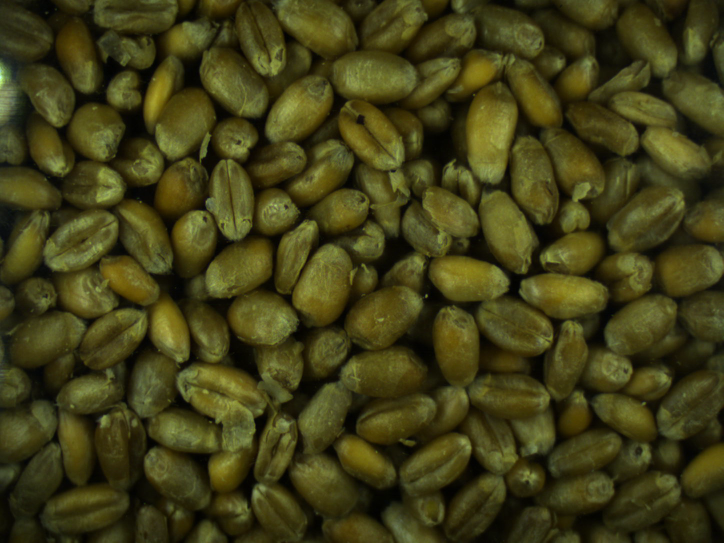
#> input picture image/wheat_image/wheat.png, 1448 x 1086 px (shown at 1/2 size)
$ python run_wheat_pipeline.py   (older library calls are emulated)
#> lines starting #> are read from the running program, lines starting #| are printed output that depends on the picture
import os
import time

import cv2
import numpy as np
from skimage import segmentation

import torch
import torch.nn as nn
import matplotlib.pyplot as plt

import tarfile
import skimage
from sklearn.mixture import GaussianMixture
import warnings
import scipy.ndimage as ndimage
from skimage import measure
import cv2 as cv
from sklearn.mixture import GaussianMixture
import scipy.stats
from skimage.segmentation import active_contour
from skimage.filters import gaussian
warnings.filterwarnings('ignore')
import matplotlib.patches as patchess
from collections import  Counter

class Args(object):
    #input_image_path = 'image/wheat.png'  # image/coral.jpg image/tiger.jpg
    #input_image_path = 'seg_bean_min_8.jpg'


    train_epoch = 2 ** 6
    mod_dim1 = 128  #
    mod_dim2 = 32
    gpu_id = 0

    min_label_num = 8   # if the label number small than it, break loop
    max_label_num = 256  # if the label number small than it, start to show result image.


class MyNet(nn.Module):
    # [18 lines left out: function __init__, not called in this run]


    def forward(self, x):
        return self.seq(x)

# define a funcion that return 8 neighbors of a start point that satisfied the set threshold
# [53 lines left out: functions find_neighbor, region_growing, not called in this run]


def run(input_image_path = 'image/wheat.png'):
#> called with input_image_path = 'image/wheat_image/wheat.png'
    start_time0 = time.time()

    args = Args()
    torch.cuda.manual_seed_all(1943)
#> (this line was passed over: torch is not available in this run)
    np.random.seed(1943)
    os.environ['CUDA_VISIBLE_DEVICES'] = str(args.gpu_id)  # choose GPU:0
    image = cv2.imread(input_image_path)
#> image is the input picture: shape (1086, 1448, 3); mean B, G, R 22.3, 62.2, 64.6

    new_width = int(image.shape[1]/4)
#> new_width = 362
    new_height = int(image.shape[0]/4)
#> new_height = 271
    new_dim = (new_width, new_height)
#> new_dim = (362, 271)

    image = cv2.resize(image, new_dim, interpolation = cv2.INTER_AREA)
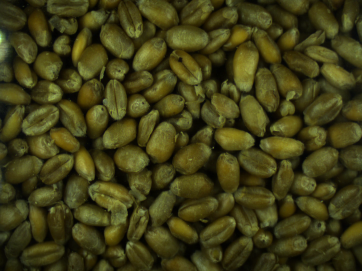
#> image: shape (271, 362, 3); mean B, G, R 22.3, 62.2, 64.6

    '''segmentation ML'''
    seg_map = segmentation.felzenszwalb(image, scale=32, sigma=0.5, min_size=64)
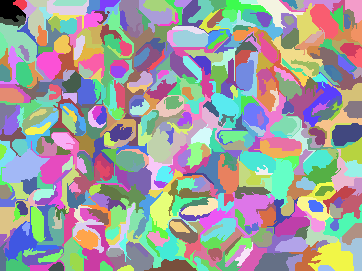
#> seg_map: shape (271, 362) int64; 471 distinct labels, from 0 to 470; one colour per label, 0 black
    # seg_map = segmentation.slic(image, n_segments=10000, compactness=100)
    plt.imshow(seg_map,cmap="gray")
    #cv2.imwrite("superpixel", seg_map)
    seg_map = seg_map.flatten()
    seg_lab = [np.where(seg_map == u_label)[0]
               for u_label in np.unique(seg_map)]
#> seg_lab = 471 items

    '''train init'''
    device = torch.device("cuda" if torch.cuda.is_available() else 'cpu')

    tensor = image.transpose((2, 0, 1))
    tensor = tensor.astype(np.float32) / 255.0
    tensor = tensor[np.newaxis, :, :, :]
    tensor = torch.from_numpy(tensor).to(device)

    model = MyNet(inp_dim=3, mod_dim1=args.mod_dim1, mod_dim2=args.mod_dim2).to(device)
    criterion = torch.nn.CrossEntropyLoss()
    optimizer = torch.optim.SGD(model.parameters(), lr=5e-2, momentum=0.9)
    # optimizer = torch.optim.RMSprop(model.parameters(), lr=1e-1, momentum=0.0)

    image_flatten = image.reshape((-1, 3))
    color_avg = np.random.randint(255, size=(args.max_label_num, 3))
    show = image

    '''train loop'''
    start_time1 = time.time()
    model.train()
    for batch_idx in range(args.train_epoch):
        '''forward'''
        optimizer.zero_grad()
        output = model(tensor)[0]
        output = output.permute(1, 2, 0).view(-1, args.mod_dim2)
        target = torch.argmax(output, 1)
        im_target = target.data.cpu().numpy()

        '''refine'''
        for inds in seg_lab:
            u_labels, hist = np.unique(im_target[inds], return_counts=True)
            im_target[inds] = u_labels[np.argmax(hist)]

        '''backward'''
        target = torch.from_numpy(im_target)
        target = target.to(device)
        loss = criterion(output, target)
        loss.backward()
        optimizer.step()

        '''show image'''
        un_label, lab_inverse = np.unique(im_target, return_inverse=True, )
        if un_label.shape[0] < args.max_label_num:  # update show
            img_flatten = image_flatten.copy()
            if len(color_avg) != un_label.shape[0]:
                color_avg = [np.mean(img_flatten[im_target == label], axis=0, dtype=np.int) for label in un_label]
            for lab_id, color in enumerate(color_avg):
                img_flatten[lab_inverse == lab_id] = color
            show = img_flatten.reshape(image.shape)
        cv2.imshow("seg_pt", show)
        cv2.waitKey(1)

        print('Loss:', batch_idx, loss.item())
        if len(un_label) < args.min_label_num:
            break

    '''save'''
    # [4 lines of commented-out code are left out]

    origin_img=cv2.imread(input_image_path)
    new_width = int(origin_img.shape[1]/4)
    new_height = int(origin_img.shape[0]/4)
    new_dim = (new_width, new_height)
    origin_img = cv2.resize(origin_img, new_dim, interpolation = cv2.INTER_AREA)
    origin_img_gray = cv2.cvtColor(origin_img,cv2.COLOR_RGB2GRAY)

    plt.imshow(origin_img)
    plt.title('Original Image')
    plt.show()

    plt.imshow(show)
    plt.title('Segmentation Result after Unsupervised CNN')
    plt.show()

    image=show.copy()
    gray_image=skimage.color.rgb2gray(image)*256


    temp_img=gray_image.copy()
    temp_img=-temp_img
    threshold_1=-skimage.filters.threshold_minimum(temp_img)

    temp_img=gray_image.copy()
    temp_img=temp_img[temp_img<threshold_1]
    temp_img=-temp_img
    threshold_2=-skimage.filters.threshold_minimum(temp_img)


    kernel = cv2.getStructuringElement(cv2.MORPH_ELLIPSE,(5, 5))
    eroded_image_gray=cv2.erode(gray_image,kernel)


    ellipse_x=[]
    ellipse_y=[]
    grain_pixels=[[temp_x, temp_y] for temp_x in range(eroded_image_gray.shape[0]) for temp_y in range(eroded_image_gray.shape[1])
                  if eroded_image_gray[temp_x][temp_y]>threshold_2]
    i=0
    while True:
        temp_len=len(grain_pixels)
        #print(temp_len)
        temp_index=np.random.randint(temp_len)
        temp_x,temp_y=grain_pixels[temp_index]
        mask,_ = region_growing(eroded_image_gray,temp_x,temp_y, threshold_1,threshold_2)
        #region=np.sum(mask)
        temp_cand=[[temp_x, temp_y] for temp_x in range(mask.shape[0]) for temp_y in range(mask.shape[1])
                  if mask[temp_x][temp_y]>0]
        #print(temp_cand)
        for temp_coord in temp_cand:
            grain_pixels.remove(temp_coord)
        new_mask=cv2.dilate(mask,kernel)
        region=np.sum(new_mask)
        if region>100. and region<1200:
            plt.imshow(new_mask*100+origin_img_gray, cmap='gray')
            #plt.subplot(1, 2, 1).imshow(new_mask*100+gray_image , cmap = 'gray')
            #plt.subplot(1, 2, 2).imshow(gray_image , cmap = 'gray')
            plt.title('the size of pixels of grain is '+str(region))
            plt.show()

            temp_new_mask=new_mask.astype('uint8')
            temp_contours, _ = cv2.findContours(temp_new_mask, cv2.RETR_TREE, cv2.CHAIN_APPROX_SIMPLE)
            temp_ellipse = cv2.fitEllipse(temp_contours[0])
            temp_image=origin_img_gray.copy()
            cv2.ellipse(temp_image, temp_ellipse, (255, 255, 0), 2)
            plt.imshow(temp_image)
            plt.show()
            ellipse_x.append(temp_ellipse[1][0])
            ellipse_y.append(temp_ellipse[1][1])
            i+=1
        if i>100 or len(grain_pixels)<50:
            break


    _,_,_=plt.hist(x=ellipse_x)
    plt.title('Long Axis of Ellipses')
    plt.show()

    _,_,_=plt.hist(x=ellipse_y)
    plt.title('Short Axis of Ellipses')
    plt.show()

    ellipse_area=np.array(ellipse_x)*np.array(ellipse_y)*np.pi
    _,_,_=plt.hist(x=ellipse_area)
    plt.title('Areas of Fit Ellipses')
    plt.show()


if __name__ == '__main__':
    run(input_image_path = 'image/wheat_image/wheat.png')
#> (the call stopped at in run, `device = torch.device("cuda" if torch.cuda.is_available() else 'cpu')`: torch is not available in this run)
    #run(input_image_path = 'image/wheat_image/frame_00350.png')

$ run again, with image/wheat_image/frame_00350.png copied over image/wheat_image/wheat.png
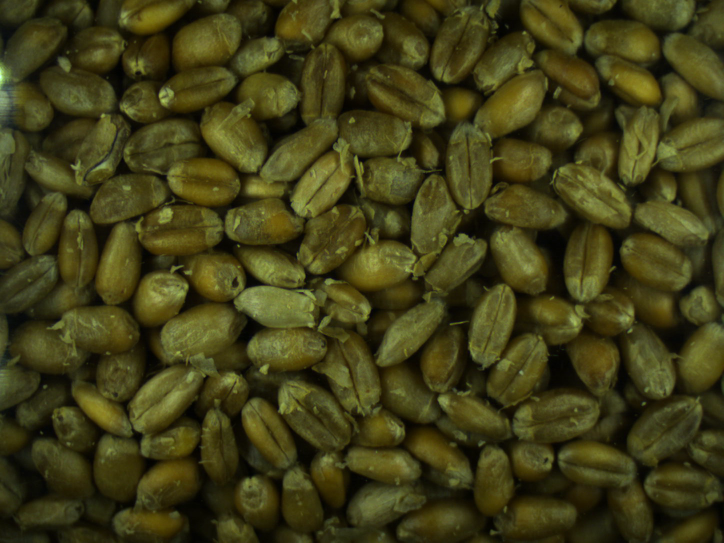
#> input picture image/wheat_image/frame_00350.png, 1448 x 1086 px (shown at 1/2 size)
#> in run, image is the input picture: shape (1086, 1448, 3); mean B, G, R 22.6, 62, 64.4
#> in run, `image = cv2.resize(image, new_dim, interpolation = cv2.INTER_AREA)`:
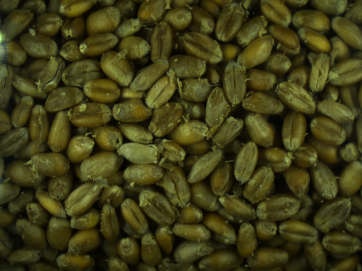
#> image: shape (271, 362, 3); mean B, G, R 22.6, 62, 64.4
#> in run, `seg_map = segmentation.felzenszwalb(image, scale=32, sigma=0.5, min_si..`:
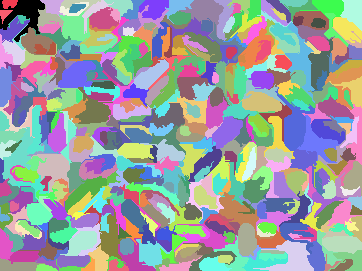
#> seg_map: shape (271, 362) int64; 436 distinct labels, from 0 to 435; one colour per label, 0 black
#> seg_lab = 436 items

$ run again, with image/wheat_image/frame_00000.png copied over image/wheat_image/wheat.png
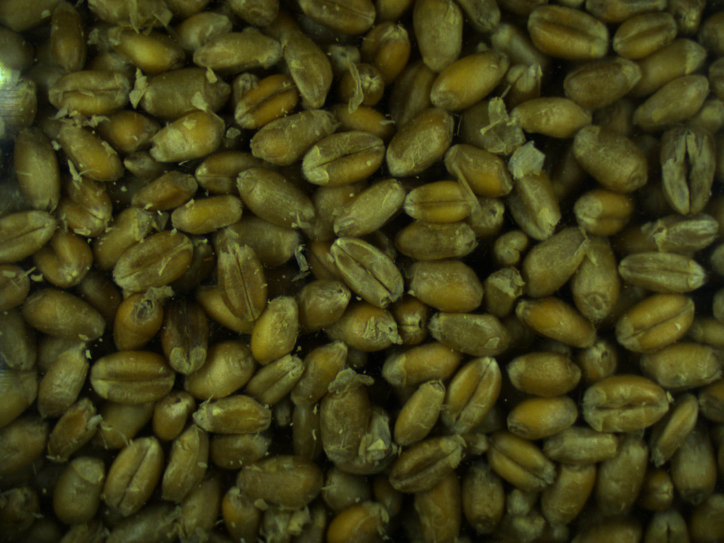
#> input picture image/wheat_image/frame_00000.png, 1448 x 1086 px (shown at 1/2 size)
#> in run, image is the input picture: shape (1086, 1448, 3); mean B, G, R 22.2, 62.4, 64.9
#> in run, `image = cv2.resize(image, new_dim, interpolation = cv2.INTER_AREA)`:
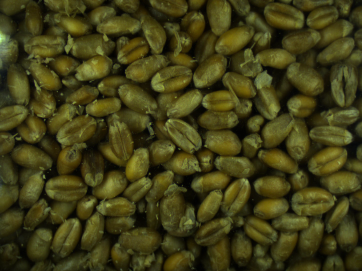
#> image: shape (271, 362, 3); mean B, G, R 22.2, 62.4, 64.9
#> in run, `seg_map = segmentation.felzenszwalb(image, scale=32, sigma=0.5, min_si..`:
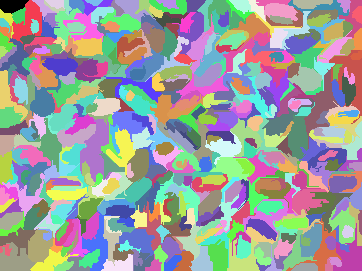
#> seg_map: shape (271, 362) int64; 454 distinct labels, from 0 to 453; one colour per label, 0 black
#> seg_lab = 454 items
